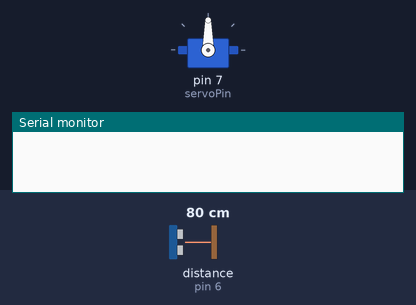
The sketch below on a simulated Arduino Uno, built with avr-gcc and run on an emulated ATmega328P. Shown: servo, the last lines printed to the serial monitor. Wiring (inferred from the names in the program): ultrasonic range finder: trigger pin 5; echo pin 6. The inputs (shaded band) are chosen by the test bench; at power-on: distance to the obstacle (sensor on pin 6) 80 cm. The echo pulse lasts 58.3 µs per cm.

Above: at 1.3 s.
1.4 s: distance to the obstacle (sensor on pin 6) set to 67 cm
At 2.6 s:
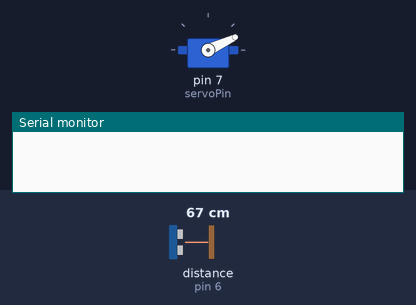
2.9 s: distance to the obstacle (sensor on pin 6) set to 120 cm
At 4.9 s:
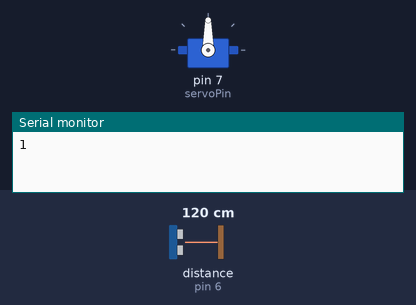
5.9 s: distance to the obstacle (sensor on pin 6) set to 2 cm
At 6.6 s:
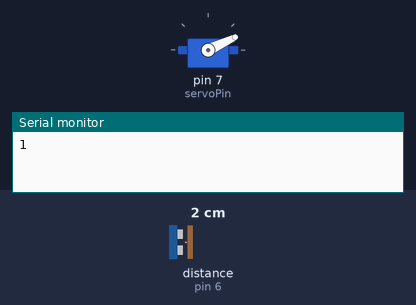
Timing chart, 0 to 13.4 s (numbered marks = the images above; inputs shaded):
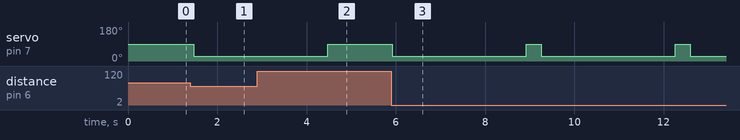

Measured:
- the behaviour switches between 71 and 70 cm on distance to the obstacle (sensor on pin 6) (found by bisection; images 0 and 1)
- after the input at 1.4 s, servo on pin 7 (servoPin): 90° → 25° after 0.07 s
- after the input at 2.9 s, servo on pin 7 (servoPin): goes on until 4.5 s, then stays 90°
- after the input at 5.9 s, servo on pin 7 (servoPin): alternates 90° for 0.34 s and 25° for 3.0 s, starting at once

The sketch:

CuboBasuraInteligenteV3__1_.ino
```cpp
/*
 * Proyecto de Hemisemestre - Cubo de basura inteligente
 * Semester: Quinto
 * Author: Jeremy Josue Prieto Conza
 * Date: 20/07/2022
 * Version: 3.0
*/

//#include "ServoTimer2.h" //this library use timer2 from ArduinoUno
#include <Servo.h>
#include <SoftwareSerial.h>

SoftwareSerial SerialEsp(2, 3); // RX, TX
//ServoTimer2 servo1;
Servo servo1;

//1º Sensor
int trigPin = 5, echoPin = 6;
long duration,dist,verage;
long aver[3];
//2º Sensor
int trigPin1 = 3, echoPin1 = 9;
long duration1,dist1,verage1;
long aver1[3];
//Servo
int servoPin = 7;
//logic
bool isfull = false, sended=false;
char data;

void setup()
{
  servo1.attach(servoPin);

  pinMode(trigPin, OUTPUT);
  pinMode(echoPin, INPUT);

  //pinMode(trigPin1, OUTPUT);
  //pinMode(echoPin1, INPUT)

  servo1.write(90); //close the dustbin
  delay(100);
  servo1.detach();//desconnect pin

  Serial.begin(9600);
  SerialEsp.begin(9600);

}

void loop()
{

  for (int i = 0; i <= 2; i++)
  { //average distance
    measure();
    //measure1();
    aver[i] = dist;
    //aver1[i] = dist1;
    delay(10);
  }

  dist = (aver[0] + aver[1] + aver[2]) / 3;
  //dist1 = (aver1[0] + aver1[1] + aver1[2]) / 3;

  /* Send the data just once time
   * Send the data again just after clear and is full again
  */
  /*
  if( dist1 < 5)
  {
    isfull = true;
    if(sended != true)
    {
      bool resul = sendDataToEsp("lleno");
      sended = resul; //true
    }
  }else{
    if(isfull==true)
    {
      isfull = false;
      sended = false;
    }
  }
  */

  if ( dist < 70 ) { //150
    //Change distance as per your need
    servo1.attach(servoPin); //reconnect pin
    delay(1);
    servo1.write(25); //open
    delay(3000);
    servo1.write(90);  //close
    delay(300);
    servo1.detach();
    sendDataToEsp();

  }


}


void measure()
{
  //digitalWrite(10, HIGH); //I dont understand why this line
  digitalWrite(trigPin, LOW);
  delayMicroseconds(5);
  digitalWrite(trigPin, HIGH);
  delayMicroseconds(15);
  digitalWrite(trigPin, LOW);
  pinMode(echoPin, INPUT);
  duration = pulseIn(echoPin, HIGH);
  dist = (duration / 2) / 29.1;
}

/*
void measure2()
{
  digitalWrite(10, HIGH); //I dont understand why this line
  digitalWrite(trigPin1, LOW);
  delayMicroseconds(5);
  digitalWrite(trigPin1, HIGH);
  delayMicroseconds(15);
  digitalWrite(trigPin1, LOW);
  pinMode(echoPin1, INPUT);
  duration1 = pulseIn(echoPin1, HIGH);
  dist1 = (duration1 / 2) / 29.1;
}
*/


//Send information through serial to ESP8266
void sendDataToEsp(){
  /*
  if(type.equals("abierto")){
    //coding for send a register at the DB when is open the dustbin
    String value = "1";
    SerialEsp.println(value);
    //Serial.println("contar <- resquest to esp");

  }else{
    //coding for send a notification when the dustbin is full

  }
  */
  String value = "1";
  SerialEsp.println(value);
  Serial.println(value);
}
```
